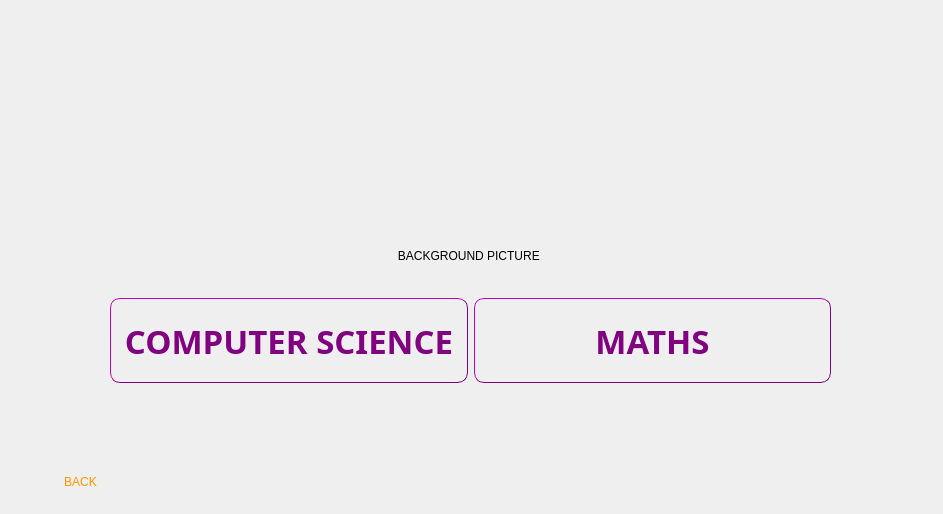
<?xml version="1.0" encoding="UTF-8"?>
<ui version="4.0">
 <class>LearnDialog</class>
 <widget class="QDialog" name="LearnDialog">
  <property name="geometry">
   <rect>
    <x>0</x>
    <y>0</y>
    <width>943</width>
    <height>514</height>
   </rect>
  </property>
  <property name="windowTitle">
   <string>Dialog</string>
  </property>
  <widget class="QStackedWidget" name="stackedWidget">
   <property name="geometry">
    <rect>
     <x>0</x>
     <y>0</y>
     <width>941</width>
     <height>511</height>
    </rect>
   </property>
   <property name="currentIndex">
    <number>0</number>
   </property>
   <widget class="QWidget" name="MainLearn">
    <widget class="QWidget" name="horizontalLayoutWidget">
     <property name="geometry">
      <rect>
       <x>110</x>
       <y>280</y>
       <width>721</width>
       <height>121</height>
      </rect>
     </property>
     <layout class="QHBoxLayout" name="horizontalLayout">
      <item>
       <widget class="QPushButton" name="Csc_btn">
        <property name="sizePolicy">
         <sizepolicy hsizetype="Minimum" vsizetype="Minimum">
          <horstretch>0</horstretch>
          <verstretch>0</verstretch>
         </sizepolicy>
        </property>
        <property name="minimumSize">
         <size>
          <width>0</width>
          <height>85</height>
         </size>
        </property>
        <property name="maximumSize">
         <size>
          <width>16777215</width>
          <height>85</height>
         </size>
        </property>
        <property name="font">
         <font>
          <family>Noteworthy</family>
          <pointsize>25</pointsize>
          <bold>true</bold>
         </font>
        </property>
        <property name="styleSheet">
         <string notr="true">background-image:url(:/img/background3_Pic.jpeg);
color: purple;
border-width: 1px;
border-color: purple;
border-style: outset;
border-radius: 10px;</string>
        </property>
        <property name="text">
         <string>COMPUTER SCIENCE</string>
        </property>
       </widget>
      </item>
      <item>
       <widget class="QPushButton" name="Maths_btn">
        <property name="sizePolicy">
         <sizepolicy hsizetype="Minimum" vsizetype="Minimum">
          <horstretch>0</horstretch>
          <verstretch>0</verstretch>
         </sizepolicy>
        </property>
        <property name="maximumSize">
         <size>
          <width>16777215</width>
          <height>85</height>
         </size>
        </property>
        <property name="font">
         <font>
          <family>Noteworthy</family>
          <pointsize>25</pointsize>
          <bold>true</bold>
         </font>
        </property>
        <property name="styleSheet">
         <string notr="true">background-image:url(:/img/background3_Pic.jpeg);
color: purple;
border-width: 1px;
border-color: purple;
border-style: outset;
border-radius: 10px;</string>
        </property>
        <property name="text">
         <string>MATHS</string>
        </property>
       </widget>
      </item>
     </layout>
    </widget>
    <widget class="QPushButton" name="Back_btn">
     <property name="geometry">
      <rect>
       <x>30</x>
       <y>461</y>
       <width>101</width>
       <height>41</height>
      </rect>
     </property>
     <property name="styleSheet">
      <string notr="true">background-image:url(:/img/blackBacground.jpeg);
color: rgb(255, 147, 0);
font: 900 17pt &quot;Avenir&quot;;
border-radius: 10px;</string>
     </property>
     <property name="text">
      <string>BACK</string>
     </property>
    </widget>
    <widget class="QLabel" name="learnCsc_Pic">
     <property name="geometry">
      <rect>
       <x>0</x>
       <y>0</y>
       <width>941</width>
       <height>511</height>
      </rect>
     </property>
     <property name="text">
      <string>BACKGROUND PICTURE </string>
     </property>
     <property name="scaledContents">
      <bool>true</bool>
     </property>
     <property name="alignment">
      <set>Qt::AlignCenter</set>
     </property>
    </widget>
    <zorder>learnCsc_Pic</zorder>
    <zorder>horizontalLayoutWidget</zorder>
    <zorder>Back_btn</zorder>
   </widget>
   <widget class="QWidget" name="MathsPage">
    <widget class="QLabel" name="mathsLearn_Pic">
     <property name="geometry">
      <rect>
       <x>0</x>
       <y>0</y>
       <width>941</width>
       <height>511</height>
      </rect>
     </property>
     <property name="text">
      <string>CSC 211 PICTURE</string>
     </property>
     <property name="scaledContents">
      <bool>true</bool>
     </property>
     <property name="alignment">
      <set>Qt::AlignCenter</set>
     </property>
    </widget>
    <widget class="QWidget" name="horizontalLayoutWidget_3">
     <property name="geometry">
      <rect>
       <x>110</x>
       <y>280</y>
       <width>721</width>
       <height>101</height>
      </rect>
     </property>
     <layout class="QHBoxLayout" name="horizontalLayout_3">
      <item>
       <widget class="QPushButton" name="pushButton_2">
        <property name="maximumSize">
         <size>
          <width>16777215</width>
          <height>85</height>
         </size>
        </property>
        <property name="font">
         <font>
          <family>Noteworthy</family>
          <pointsize>25</pointsize>
          <bold>true</bold>
         </font>
        </property>
        <property name="styleSheet">
         <string notr="true">background-image:url(:/img/background3_Pic.jpeg);
color: purple;
border-width: 1px;
border-color: purple;
border-style: outset;
border-radius: 10px;</string>
        </property>
        <property name="text">
         <string>CALCULUS I</string>
        </property>
       </widget>
      </item>
      <item>
       <widget class="QPushButton" name="pushButton_3">
        <property name="maximumSize">
         <size>
          <width>16777215</width>
          <height>85</height>
         </size>
        </property>
        <property name="font">
         <font>
          <family>Noteworthy</family>
          <pointsize>25</pointsize>
          <bold>true</bold>
         </font>
        </property>
        <property name="styleSheet">
         <string notr="true">background-image:url(:/img/background3_Pic.jpeg);
color: purple;
border-width: 1px;
border-color: purple;
border-style: outset;
border-radius: 10px;</string>
        </property>
        <property name="text">
         <string>CALCULUS II</string>
        </property>
       </widget>
      </item>
     </layout>
    </widget>
    <widget class="QPushButton" name="Back2_btn">
     <property name="geometry">
      <rect>
       <x>30</x>
       <y>460</y>
       <width>100</width>
       <height>41</height>
      </rect>
     </property>
     <property name="styleSheet">
      <string notr="true">background-image:url(:/img/blackBacground.jpeg);
color: rgb(255, 147, 0);
font: 900 17pt &quot;Avenir&quot;;
border-radius: 10px;</string>
     </property>
     <property name="text">
      <string>BACK</string>
     </property>
    </widget>
   </widget>
   <widget class="QWidget" name="CscPage">
    <widget class="QLabel" name="cscLearn_Pic">
     <property name="geometry">
      <rect>
       <x>0</x>
       <y>0</y>
       <width>941</width>
       <height>511</height>
      </rect>
     </property>
     <property name="text">
      <string>CSC LEARN PICTURE</string>
     </property>
     <property name="scaledContents">
      <bool>true</bool>
     </property>
     <property name="alignment">
      <set>Qt::AlignCenter</set>
     </property>
    </widget>
    <widget class="QWidget" name="horizontalLayoutWidget_2">
     <property name="geometry">
      <rect>
       <x>100</x>
       <y>280</y>
       <width>741</width>
       <height>111</height>
      </rect>
     </property>
     <layout class="QHBoxLayout" name="horizontalLayout_2">
      <item>
       <widget class="QPushButton" name="Csc111_btn">
        <property name="maximumSize">
         <size>
          <width>16777215</width>
          <height>85</height>
         </size>
        </property>
        <property name="font">
         <font>
          <family>Noteworthy</family>
          <pointsize>25</pointsize>
          <bold>true</bold>
         </font>
        </property>
        <property name="styleSheet">
         <string notr="true">background-image:url(:/img/background3_Pic.jpeg);
color: purple;
border-width: 1px;
border-color: purple;
border-style: outset;
border-radius: 10px;</string>
        </property>
        <property name="text">
         <string>CSC 111</string>
        </property>
       </widget>
      </item>
      <item>
       <widget class="QPushButton" name="Csc211_btn">
        <property name="maximumSize">
         <size>
          <width>16777215</width>
          <height>85</height>
         </size>
        </property>
        <property name="font">
         <font>
          <family>Noteworthy</family>
          <pointsize>25</pointsize>
          <bold>true</bold>
         </font>
        </property>
        <property name="styleSheet">
         <string notr="true">background-image:url(:/img/background3_Pic.jpeg);
color: purple;
border-width: 1px;
border-color: purple;
border-style: outset;
border-radius: 10px;</string>
        </property>
        <property name="text">
         <string>CSC 211</string>
        </property>
       </widget>
      </item>
     </layout>
    </widget>
    <widget class="QPushButton" name="pushButton">
     <property name="geometry">
      <rect>
       <x>30</x>
       <y>461</y>
       <width>100</width>
       <height>41</height>
      </rect>
     </property>
     <property name="styleSheet">
      <string notr="true">background-image:url(:/img/blackBacground.jpeg);
color: rgb(255, 147, 0);
font: 900 17pt &quot;Avenir&quot;;
border-radius: 10px;</string>
     </property>
     <property name="text">
      <string>BACK</string>
     </property>
    </widget>
   </widget>
   <widget class="QWidget" name="CalculusII_page">
    <widget class="QLabel" name="CalcII_Pic">
     <property name="geometry">
      <rect>
       <x>-3</x>
       <y>-5</y>
       <width>951</width>
       <height>521</height>
      </rect>
     </property>
     <property name="text">
      <string>CALCULUS II BACKGROUND PICTURE</string>
     </property>
     <property name="scaledContents">
      <bool>true</bool>
     </property>
     <property name="alignment">
      <set>Qt::AlignCenter</set>
     </property>
    </widget>
    <widget class="QWidget" name="gridLayoutWidget_2">
     <property name="geometry">
      <rect>
       <x>130</x>
       <y>200</y>
       <width>691</width>
       <height>221</height>
      </rect>
     </property>
     <layout class="QGridLayout" name="gridLayout_5">
      <item row="0" column="1">
       <widget class="QPushButton" name="TechOfIntgrl_btn">
        <property name="minimumSize">
         <size>
          <width>0</width>
          <height>85</height>
         </size>
        </property>
        <property name="font">
         <font>
          <family>Noteworthy</family>
          <pointsize>20</pointsize>
          <bold>true</bold>
         </font>
        </property>
        <property name="styleSheet">
         <string notr="true">background-image:url(:/img/background3_Pic.jpeg);
color: purple;
border-width: 1px;
border-color: purple;
border-style: outset;
border-radius: 10px;</string>
        </property>
        <property name="text">
         <string>TECHNIQUES OF INTEGRATION</string>
        </property>
       </widget>
      </item>
      <item row="0" column="0">
       <widget class="QPushButton" name="IntroToIntgrl_btn">
        <property name="minimumSize">
         <size>
          <width>0</width>
          <height>85</height>
         </size>
        </property>
        <property name="font">
         <font>
          <family>Noteworthy</family>
          <pointsize>20</pointsize>
          <bold>true</bold>
         </font>
        </property>
        <property name="styleSheet">
         <string notr="true">background-image:url(:/img/background3_Pic.jpeg);
color: purple;
border-width: 1px;
border-color: purple;
border-style: outset;
border-radius: 10px;</string>
        </property>
        <property name="text">
         <string>INTRODUCTION TO INTEGRALS</string>
        </property>
       </widget>
      </item>
      <item row="1" column="0">
       <widget class="QPushButton" name="ApplicIntgrl_btn">
        <property name="minimumSize">
         <size>
          <width>0</width>
          <height>85</height>
         </size>
        </property>
        <property name="font">
         <font>
          <family>Noteworthy</family>
          <pointsize>20</pointsize>
          <bold>true</bold>
         </font>
        </property>
        <property name="styleSheet">
         <string notr="true">background-image:url(:/img/background3_Pic.jpeg);
color: purple;
border-width: 1px;
border-color: purple;
border-style: outset;
border-radius: 10px;</string>
        </property>
        <property name="text">
         <string>APPLICATION OF INTEGRATIONS</string>
        </property>
       </widget>
      </item>
      <item row="1" column="1">
       <widget class="QPushButton" name="SequSer_btn">
        <property name="minimumSize">
         <size>
          <width>0</width>
          <height>85</height>
         </size>
        </property>
        <property name="font">
         <font>
          <family>Noteworthy</family>
          <pointsize>20</pointsize>
          <bold>true</bold>
         </font>
        </property>
        <property name="styleSheet">
         <string notr="true">background-image:url(:/img/background3_Pic.jpeg);
color: purple;
border-width: 1px;
border-color: purple;
border-style: outset;
border-radius: 10px;</string>
        </property>
        <property name="text">
         <string>SEQUENCE AND SERIES</string>
        </property>
       </widget>
      </item>
     </layout>
    </widget>
    <widget class="QPushButton" name="pushButton_6">
     <property name="geometry">
      <rect>
       <x>20</x>
       <y>461</y>
       <width>100</width>
       <height>41</height>
      </rect>
     </property>
     <property name="styleSheet">
      <string notr="true">background-image:url(:/img/blackBacground.jpeg);
color: rgb(255, 147, 0);
font: 900 17pt &quot;Avenir&quot;;
border-radius: 10px;</string>
     </property>
     <property name="text">
      <string>BACK</string>
     </property>
    </widget>
   </widget>
   <widget class="QWidget" name="CalculusI_page">
    <widget class="QLabel" name="CalcI_Pic">
     <property name="geometry">
      <rect>
       <x>-3</x>
       <y>5</y>
       <width>941</width>
       <height>501</height>
      </rect>
     </property>
     <property name="text">
      <string>CALCULUS I LEARN PICTURE</string>
     </property>
     <property name="scaledContents">
      <bool>true</bool>
     </property>
     <property name="alignment">
      <set>Qt::AlignCenter</set>
     </property>
    </widget>
    <widget class="QWidget" name="gridLayoutWidget">
     <property name="geometry">
      <rect>
       <x>130</x>
       <y>190</y>
       <width>691</width>
       <height>231</height>
      </rect>
     </property>
     <layout class="QGridLayout" name="gridLayout">
      <item row="0" column="0">
       <widget class="QPushButton" name="Limits_btn">
        <property name="sizePolicy">
         <sizepolicy hsizetype="Preferred" vsizetype="Preferred">
          <horstretch>0</horstretch>
          <verstretch>0</verstretch>
         </sizepolicy>
        </property>
        <property name="minimumSize">
         <size>
          <width>0</width>
          <height>85</height>
         </size>
        </property>
        <property name="maximumSize">
         <size>
          <width>16777215</width>
          <height>85</height>
         </size>
        </property>
        <property name="font">
         <font>
          <family>Noteworthy</family>
          <pointsize>20</pointsize>
          <bold>true</bold>
         </font>
        </property>
        <property name="styleSheet">
         <string notr="true">background-image:url(:/img/background3_Pic.jpeg);
color: purple;
border-width: 1px;
border-color: purple;
border-style: outset;
border-radius: 10px;</string>
        </property>
        <property name="text">
         <string>LIMITS</string>
        </property>
       </widget>
      </item>
      <item row="0" column="1">
       <widget class="QPushButton" name="BasicDeriv_btn">
        <property name="minimumSize">
         <size>
          <width>0</width>
          <height>85</height>
         </size>
        </property>
        <property name="font">
         <font>
          <family>Noteworthy</family>
          <pointsize>20</pointsize>
          <bold>true</bold>
         </font>
        </property>
        <property name="styleSheet">
         <string notr="true">background-image:url(:/img/background3_Pic.jpeg);
color: purple;
border-width: 1px;
border-color: purple;
border-style: outset;
border-radius: 10px;</string>
        </property>
        <property name="text">
         <string>BASIC DERIVATIVES</string>
        </property>
       </widget>
      </item>
      <item row="1" column="0">
       <widget class="QPushButton" name="MoreDeriv_btn">
        <property name="minimumSize">
         <size>
          <width>0</width>
          <height>85</height>
         </size>
        </property>
        <property name="font">
         <font>
          <family>Noteworthy</family>
          <pointsize>20</pointsize>
          <bold>true</bold>
         </font>
        </property>
        <property name="styleSheet">
         <string notr="true">background-image:url(:/img/background3_Pic.jpeg);
color: purple;
border-width: 1px;
border-color: purple;
border-style: outset;
border-radius: 10px;</string>
        </property>
        <property name="text">
         <string>MORE DERIVATIVES</string>
        </property>
       </widget>
      </item>
      <item row="1" column="1">
       <widget class="QPushButton" name="ApplicatDeriv_btn">
        <property name="minimumSize">
         <size>
          <width>0</width>
          <height>85</height>
         </size>
        </property>
        <property name="font">
         <font>
          <family>Noteworthy</family>
          <pointsize>20</pointsize>
          <bold>true</bold>
         </font>
        </property>
        <property name="styleSheet">
         <string notr="true">background-image:url(:/img/background3_Pic.jpeg);
color: purple;
border-width: 1px;
border-color: purple;
border-style: outset;
border-radius: 10px;</string>
        </property>
        <property name="text">
         <string>APPLICATION OF DERIVATIVES</string>
        </property>
       </widget>
      </item>
     </layout>
    </widget>
    <widget class="QPushButton" name="pushButton_5">
     <property name="geometry">
      <rect>
       <x>20</x>
       <y>461</y>
       <width>100</width>
       <height>41</height>
      </rect>
     </property>
     <property name="styleSheet">
      <string notr="true">background-image:url(:/img/blackBacground.jpeg);
color: rgb(255, 147, 0);
font: 900 17pt &quot;Avenir&quot;;
border-radius: 10px;</string>
     </property>
     <property name="text">
      <string>BACK</string>
     </property>
    </widget>
   </widget>
   <widget class="QWidget" name="MathsDisplay_page">
    <widget class="QLabel" name="MathsDisplay_pic">
     <property name="geometry">
      <rect>
       <x>7</x>
       <y>-5</y>
       <width>931</width>
       <height>521</height>
      </rect>
     </property>
     <property name="font">
      <font>
       <family>Arial Rounded MT Bold</family>
      </font>
     </property>
     <property name="text">
      <string>REGULAR BACKGROUND</string>
     </property>
     <property name="scaledContents">
      <bool>true</bool>
     </property>
     <property name="alignment">
      <set>Qt::AlignCenter</set>
     </property>
    </widget>
    <widget class="QPushButton" name="MoreResources_btn">
     <property name="geometry">
      <rect>
       <x>329</x>
       <y>20</y>
       <width>271</width>
       <height>32</height>
      </rect>
     </property>
     <property name="font">
      <font>
       <family>Chalkboard SE</family>
       <pointsize>17</pointsize>
       <bold>true</bold>
      </font>
     </property>
     <property name="styleSheet">
      <string notr="true">background-image:url(:/img/background3_Pic.jpeg);
color: purple;
border-width: 1px;
border-color: purple;
border-style: outset;
border-radius: 10px;</string>
     </property>
     <property name="text">
      <string>MORE RESOURCES</string>
     </property>
    </widget>
    <widget class="QPushButton" name="pushButton_4">
     <property name="geometry">
      <rect>
       <x>20</x>
       <y>451</y>
       <width>121</width>
       <height>41</height>
      </rect>
     </property>
     <property name="styleSheet">
      <string notr="true">background-image:url(:/img/blackBacground.jpeg);
color: rgb(255, 147, 0);
font: 900 14pt &quot;Avenir&quot;;
border-radius: 10px;</string>
     </property>
     <property name="text">
      <string>BACK TO MAIN</string>
     </property>
    </widget>
    <widget class="QPlainTextEdit" name="MathsDisplay_Txt">
     <property name="geometry">
      <rect>
       <x>73</x>
       <y>73</y>
       <width>801</width>
       <height>441</height>
      </rect>
     </property>
     <property name="font">
      <font>
       <family>Arial Rounded MT Bold</family>
       <pointsize>17</pointsize>
       <bold>true</bold>
      </font>
     </property>
     <property name="styleSheet">
      <string notr="true">color: #FFD8A9</string>
     </property>
    </widget>
    <zorder>MathsDisplay_pic</zorder>
    <zorder>MathsDisplay_Txt</zorder>
    <zorder>MoreResources_btn</zorder>
    <zorder>pushButton_4</zorder>
   </widget>
   <widget class="QWidget" name="Csc111_page">
    <widget class="QLabel" name="Csc111Learn_Pic">
     <property name="geometry">
      <rect>
       <x>-10</x>
       <y>0</y>
       <width>951</width>
       <height>511</height>
      </rect>
     </property>
     <property name="text">
      <string>CSC 211 Learn Background</string>
     </property>
     <property name="scaledContents">
      <bool>true</bool>
     </property>
     <property name="alignment">
      <set>Qt::AlignCenter</set>
     </property>
    </widget>
    <widget class="QPushButton" name="pushButton_14">
     <property name="geometry">
      <rect>
       <x>20</x>
       <y>460</y>
       <width>100</width>
       <height>41</height>
      </rect>
     </property>
     <property name="styleSheet">
      <string notr="true">background-image:url(:/img/blackBacground.jpeg);
color: rgb(255, 147, 0);
font: 900 14pt &quot;Avenir&quot;;
border-radius: 10px;</string>
     </property>
     <property name="text">
      <string>BACK</string>
     </property>
    </widget>
    <widget class="QWidget" name="gridLayoutWidget_4">
     <property name="geometry">
      <rect>
       <x>120</x>
       <y>200</y>
       <width>691</width>
       <height>241</height>
      </rect>
     </property>
     <layout class="QGridLayout" name="gridLayout_7">
      <item row="0" column="1">
       <widget class="QPushButton" name="If_Else_btn">
        <property name="minimumSize">
         <size>
          <width>0</width>
          <height>55</height>
         </size>
        </property>
        <property name="font">
         <font>
          <family>Noteworthy</family>
          <pointsize>20</pointsize>
          <bold>true</bold>
         </font>
        </property>
        <property name="styleSheet">
         <string notr="true">background-image:url(:/img/background3_Pic.jpeg);
color: purple;
border-width: 1px;
border-color: purple;
border-style: outset;
border-radius: 10px;</string>
        </property>
        <property name="text">
         <string>IF-ELSE STATEMENT</string>
        </property>
       </widget>
      </item>
      <item row="0" column="0">
       <widget class="QPushButton" name="Loop_btn">
        <property name="minimumSize">
         <size>
          <width>0</width>
          <height>55</height>
         </size>
        </property>
        <property name="font">
         <font>
          <family>Noteworthy</family>
          <pointsize>20</pointsize>
          <bold>true</bold>
         </font>
        </property>
        <property name="styleSheet">
         <string notr="true">background-image:url(:/img/background3_Pic.jpeg);
color: purple;
border-width: 1px;
border-color: purple;
border-style: outset;
border-radius: 10px;</string>
        </property>
        <property name="text">
         <string>LOOP</string>
        </property>
       </widget>
      </item>
      <item row="1" column="1">
       <widget class="QPushButton" name="Struct_btn">
        <property name="minimumSize">
         <size>
          <width>0</width>
          <height>55</height>
         </size>
        </property>
        <property name="font">
         <font>
          <family>Noteworthy</family>
          <pointsize>20</pointsize>
          <bold>true</bold>
         </font>
        </property>
        <property name="styleSheet">
         <string notr="true">background-image:url(:/img/background3_Pic.jpeg);
color: purple;
border-width: 1px;
border-color: purple;
border-style: outset;
border-radius: 10px;</string>
        </property>
        <property name="text">
         <string>STRUCT</string>
        </property>
       </widget>
      </item>
      <item row="1" column="0">
       <widget class="QPushButton" name="Function_btn">
        <property name="minimumSize">
         <size>
          <width>0</width>
          <height>55</height>
         </size>
        </property>
        <property name="font">
         <font>
          <family>Noteworthy</family>
          <pointsize>20</pointsize>
          <bold>true</bold>
         </font>
        </property>
        <property name="styleSheet">
         <string notr="true">background-image:url(:/img/background3_Pic.jpeg);
color: purple;
border-width: 1px;
border-color: purple;
border-style: outset;
border-radius: 10px;</string>
        </property>
        <property name="text">
         <string>FUNCTIONS</string>
        </property>
       </widget>
      </item>
      <item row="2" column="0">
       <widget class="QPushButton" name="Class_btn">
        <property name="minimumSize">
         <size>
          <width>0</width>
          <height>55</height>
         </size>
        </property>
        <property name="font">
         <font>
          <family>Noteworthy</family>
          <pointsize>20</pointsize>
          <bold>true</bold>
         </font>
        </property>
        <property name="styleSheet">
         <string notr="true">background-image:url(:/img/background3_Pic.jpeg);
color: purple;
border-width: 1px;
border-color: purple;
border-style: outset;
border-radius: 10px;</string>
        </property>
        <property name="text">
         <string>CLASS</string>
        </property>
       </widget>
      </item>
      <item row="2" column="1">
       <widget class="QPushButton" name="Pointers_btn_111">
        <property name="minimumSize">
         <size>
          <width>0</width>
          <height>55</height>
         </size>
        </property>
        <property name="font">
         <font>
          <family>Noteworthy</family>
          <pointsize>20</pointsize>
          <bold>true</bold>
         </font>
        </property>
        <property name="styleSheet">
         <string notr="true">background-image:url(:/img/background3_Pic.jpeg);
color: purple;
border-width: 1px;
border-color: purple;
border-style: outset;
border-radius: 10px;</string>
        </property>
        <property name="text">
         <string>POINTERS</string>
        </property>
       </widget>
      </item>
     </layout>
    </widget>
   </widget>
   <widget class="QWidget" name="Csc211_Page">
    <widget class="QLabel" name="Csc211Learn_Pic">
     <property name="geometry">
      <rect>
       <x>-3</x>
       <y>5</y>
       <width>951</width>
       <height>511</height>
      </rect>
     </property>
     <property name="text">
      <string>CSC 211 Learn Background</string>
     </property>
     <property name="scaledContents">
      <bool>true</bool>
     </property>
     <property name="alignment">
      <set>Qt::AlignCenter</set>
     </property>
    </widget>
    <widget class="QWidget" name="gridLayoutWidget_3">
     <property name="geometry">
      <rect>
       <x>120</x>
       <y>220</y>
       <width>701</width>
       <height>231</height>
      </rect>
     </property>
     <layout class="QGridLayout" name="gridLayout_6">
      <item row="1" column="0">
       <widget class="QPushButton" name="Exception_btn">
        <property name="minimumSize">
         <size>
          <width>0</width>
          <height>55</height>
         </size>
        </property>
        <property name="font">
         <font>
          <family>Noteworthy</family>
          <pointsize>20</pointsize>
          <bold>true</bold>
         </font>
        </property>
        <property name="styleSheet">
         <string notr="true">background-image:url(:/img/background3_Pic.jpeg);
color: purple;
border-width: 1px;
border-color: purple;
border-style: outset;
border-radius: 10px;</string>
        </property>
        <property name="text">
         <string>EXCEPTION</string>
        </property>
       </widget>
      </item>
      <item row="0" column="1">
       <widget class="QPushButton" name="FileInOut_btn">
        <property name="minimumSize">
         <size>
          <width>0</width>
          <height>55</height>
         </size>
        </property>
        <property name="font">
         <font>
          <family>Noteworthy</family>
          <pointsize>20</pointsize>
          <bold>true</bold>
         </font>
        </property>
        <property name="styleSheet">
         <string notr="true">background-image:url(:/img/background3_Pic.jpeg);
color: purple;
border-width: 1px;
border-color: purple;
border-style: outset;
border-radius: 10px;</string>
        </property>
        <property name="text">
         <string>FILE I/O</string>
        </property>
       </widget>
      </item>
      <item row="1" column="1">
       <widget class="QPushButton" name="template_btn">
        <property name="minimumSize">
         <size>
          <width>0</width>
          <height>55</height>
         </size>
        </property>
        <property name="font">
         <font>
          <family>Noteworthy</family>
          <pointsize>20</pointsize>
          <bold>true</bold>
         </font>
        </property>
        <property name="styleSheet">
         <string notr="true">background-image:url(:/img/background3_Pic.jpeg);
color: purple;
border-width: 1px;
border-color: purple;
border-style: outset;
border-radius: 10px;</string>
        </property>
        <property name="text">
         <string>TEMPLATE</string>
        </property>
       </widget>
      </item>
      <item row="0" column="0">
       <widget class="QPushButton" name="Pointers_btn">
        <property name="minimumSize">
         <size>
          <width>0</width>
          <height>55</height>
         </size>
        </property>
        <property name="font">
         <font>
          <family>Noteworthy</family>
          <pointsize>20</pointsize>
          <bold>true</bold>
         </font>
        </property>
        <property name="styleSheet">
         <string notr="true">background-image:url(:/img/background3_Pic.jpeg);
color: purple;
border-width: 1px;
border-color: purple;
border-style: outset;
border-radius: 10px;</string>
        </property>
        <property name="text">
         <string>POINTERS</string>
        </property>
       </widget>
      </item>
      <item row="2" column="0">
       <widget class="QPushButton" name="Inheritance_btn">
        <property name="minimumSize">
         <size>
          <width>0</width>
          <height>55</height>
         </size>
        </property>
        <property name="font">
         <font>
          <family>Noteworthy</family>
          <pointsize>20</pointsize>
          <bold>true</bold>
         </font>
        </property>
        <property name="styleSheet">
         <string notr="true">background-image:url(:/img/background3_Pic.jpeg);
color: purple;
border-width: 1px;
border-color: purple;
border-style: outset;
border-radius: 10px;</string>
        </property>
        <property name="text">
         <string>INHERITANCE</string>
        </property>
       </widget>
      </item>
      <item row="2" column="1">
       <widget class="QPushButton" name="Recursion_btn">
        <property name="minimumSize">
         <size>
          <width>0</width>
          <height>55</height>
         </size>
        </property>
        <property name="font">
         <font>
          <family>Noteworthy</family>
          <pointsize>20</pointsize>
          <bold>true</bold>
         </font>
        </property>
        <property name="styleSheet">
         <string notr="true">background-image:url(:/img/background3_Pic.jpeg);
color: purple;
border-width: 1px;
border-color: purple;
border-style: outset;
border-radius: 10px;</string>
        </property>
        <property name="text">
         <string>RECURSION</string>
        </property>
       </widget>
      </item>
     </layout>
    </widget>
    <widget class="QPushButton" name="pushButton_13">
     <property name="geometry">
      <rect>
       <x>30</x>
       <y>461</y>
       <width>100</width>
       <height>41</height>
      </rect>
     </property>
     <property name="styleSheet">
      <string notr="true">background-image:url(:/img/blackBacground.jpeg);
color: rgb(255, 147, 0);
font: 900 14pt &quot;Avenir&quot;;
border-radius: 10px;</string>
     </property>
     <property name="text">
      <string>BACK</string>
     </property>
    </widget>
   </widget>
  </widget>
 </widget>
 <resources/>
 <connections/>
</ui>
